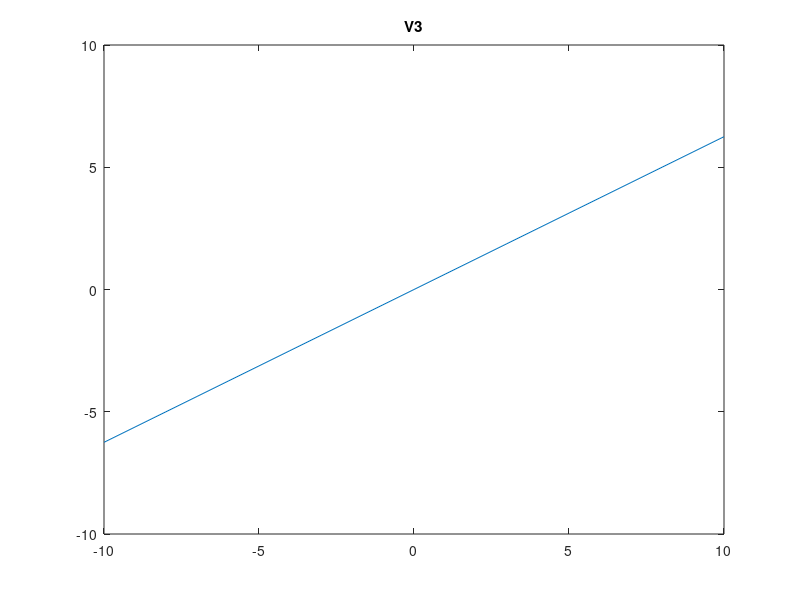
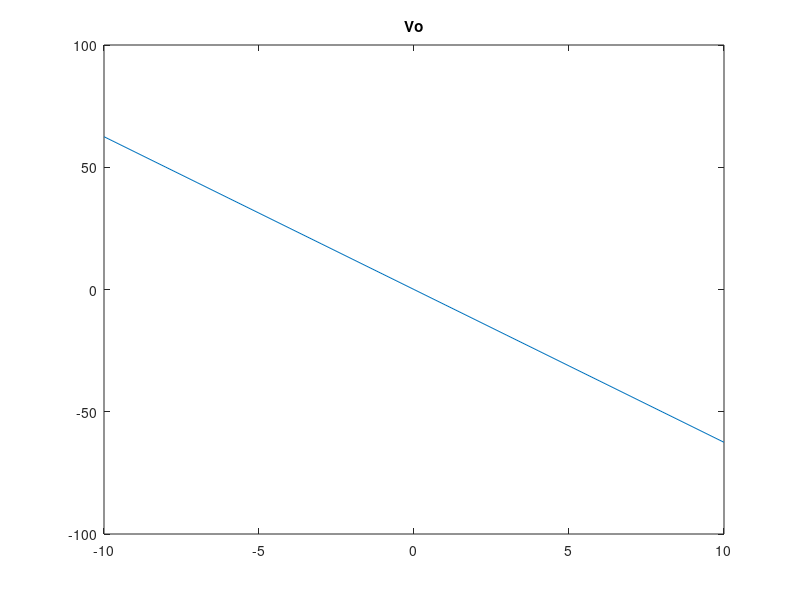
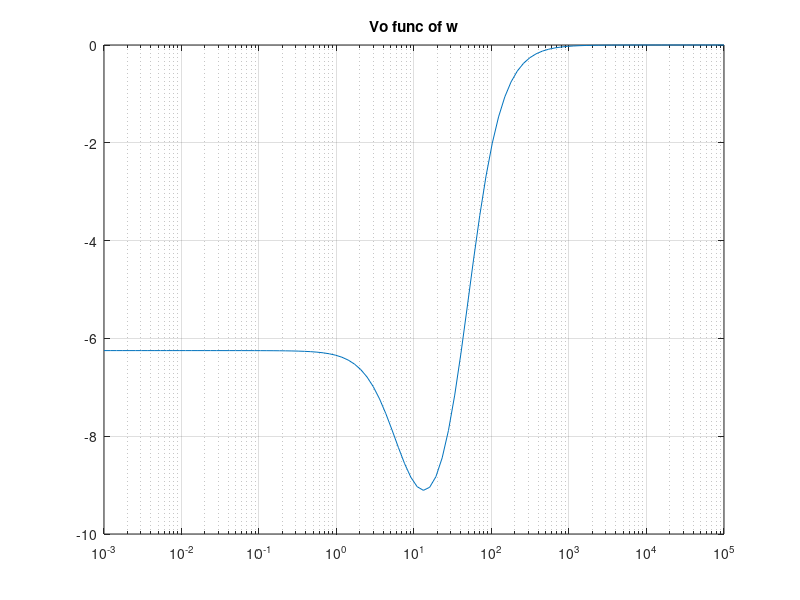
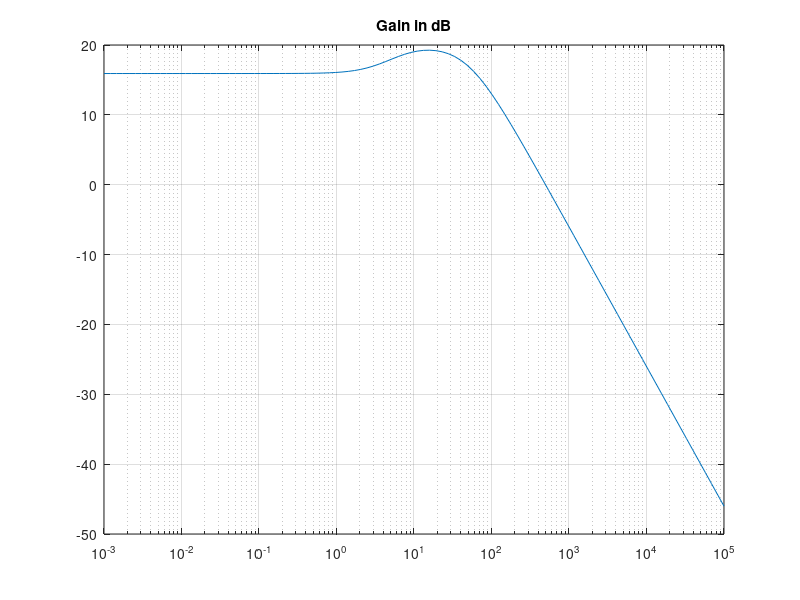

Here is the MATLAB script that generated these plots, in order:
R1 = 1;
C = 0.25;
R2 = 2;
L = 0.2;
R3 = 10;
a = 100;
R4 = 0.1;
Ro = 1000;
Y1 = 1/R1;
Y2 = 1/R2;
Y3 = 1/R3;
Y4 = 1/R4;

% V = [V1    V2            V3   V4     V5           i1  iL  i3];
G = [-1/R1  1/R1           0    0       0           1   0   0; 
      1/R1 (-1/R1)-(1/R2)  0    0       0           0  -1   0;
      0      0            -1/R3  0       0           0   1   0;
      0      0            0   -1/R4  1/R4           0   0   1;  
      0      0            0    1/R4 (-1/R4)-(1/Ro)  0  0   0; 
      1      0            0     0       0           0   0   0;
      0      1            -1     0       0           0   0   0; 
      0      0            a/R3  1       0           0   0   0]

% V = [V1 V2 V3 V4 V5 i1 iL i3];
Cm =   [-C  C 0  0  0  0  0  0;
        C -C 0  0  0  0  0  0;
        0  0 0  0  0  0  0  0; 
        0  0 0  0  0  0  0  0;
        0  0 0  0  0  0  0  0; 
        0  0 0  0  0  0  0  0; 
        0  0 0  0  0  0  -L  0; 
        0  0 0  0  0  0  0  0]
    %%%%%%%%%%%%%%%% Remember to output the matrices above %%%%%%%%%%%%%%

 n = 0;
%  VinTest = -10:10; 
for Vin = -10:10 
    n = n + 1;
    F = [0 0 0 0 0 Vin 0 0];
    V = G\F';
    V3(n) = V(3);
    Vo(n) = V(5);
end

vin = -10:1:10;
figure(1)
plot(vin,V3)
title('V3')
figure(2)
plot(vin,Vo)
title('Vo')

% w = linspace(1,1e6);
w = logspace(-3, 5, 100);
for n = 1:100
    F = [0 0 0 0 0 1 0 0];
    V = (G+(1i*w(n)*Cm))\F';
    Voii(n) = V(5);
    Adb(n) = 20*log10(Voii(n));
end

v1 = 1;
figure(3)
%%subplot(4,1,3)
semilogx(w,Voii)
title('Vo func of w')
grid on
figure(4)
semilogx(w,Adb)
title('Gain in dB')
grid on


figure(5)
Cnd = 0.25 + 0.05*randn(1,100);

for n = 1:100
    F = [0 0 0 0 0 1 0 0];
    Cmnd =   [-Cnd(n)  Cnd(n) 0  0  0  0  0  0;
        Cnd(n) -Cnd(n) 0  0  0  0  0  0;
        0  0 0  0  0  0  0  0; 
        0  0 0  0  0  0  0  0;
        0  0 0  0  0  0  0  0; 
        0  0 0  0  0  0  0  0; 
        0  0 0  0  0  0  L  0; 
        0  0 0  0  0  0  0  0];
    V = (G+(pi*Cmnd))\F';
    Voiii(n) = V(5);
end

hist(Voiii)
title('Hist of Gain')

%%%%%%%%%%%%%%%%%%%%%%%%%%%%%%%%%%%%%%%
%Q2

VPulse = zeros(8,1);
VSin = zeros(8,1);
VGauss = zeros(8,1);
tstep = 0.001;
time =0;
VinPulse = 0;
deltat = 0.001;
w2 = 2*pi*(1/0.03);
figure(6);
clf;
figure(7);
clf;

for n = 1:1000 %each step represents a milisecond

    if time == 0.03
        VinPulse = 1;
    end
    
   VinSin = sin(w2*time);

   VinGauss = exp(-(time-0.06).^2/(2*(0.03)^2));
    
    FPulse = [0 0 0 0 0 VinPulse 0 0];
    FSin = [0 0 0 0 0 VinSin 0 0];
    FGauss = [0 0 0 0 0 VinGauss 0 0];
    A = G+(Cm/deltat);
    
%     V2 = A\(0*(V2/deltat)+F2.');
    VPulse = A\(Cm*(VPulse/deltat)+FPulse.');
    VSin = A\(Cm*(VSin/deltat)+FSin.');
    VGauss = A\(Cm*(VGauss/deltat)+FGauss.');
       
    time = tstep*n;
    
    VinPulseIn(n,1) = VinPulse;
    VinSinIn(n,1) = VinSin;
    VinGaussIn(n,1) = VinGauss;
    
    VPulseO(n,1) = VPulse(5);
    VSinO(n,1) = VSin(5);
    VGaussO(n,1) = VGauss(5);
    
end

figure(6)
subplot(3,1,1)
title('Blue-input Red-output')
plot(deltat:deltat:time,VinPulseIn,deltat:deltat:time,VPulseO)
subplot(3,1,2)
plot(deltat:deltat:time,VinSinIn,deltat:deltat:time,VSinO)
subplot(3,1,3)
plot(deltat:deltat:time,VinGaussIn,deltat:deltat:time,VGaussO)


figure(7)
XPulse = abs(fft(VinPulseIn));%fft(Vin11,length(Vin11));
XSin = abs(fft(VinSinIn));
XGauss = abs(fft(VinGaussIn));
XPulseOut = abs(fft(VPulseO));
XSinOut = abs(fft(VSinO));
XGaussOut = abs(fft(VGaussO));
subplot(3,1,1)
plot(-(time/2-deltat):deltat:time/2,XPulse,-(time/2-deltat):deltat:time/2,XPulseOut)%plot(1./(deltat:deltat:time),X)
title('fft Blue-input Red-output')
grid on
subplot(3,1,2)
plot(-(time/2-deltat):deltat:time/2,XSin,-(time/2-deltat):deltat:time/2,XSinOut)
grid on
subplot(3,1,3)
plot(-(time/2-deltat):deltat:time/2,XGauss,-(time/2-deltat):deltat:time/2,XGaussOut)
grid on


figure(8)
XshiftPulse = fftshift(XPulse);
XshiftSin = fftshift(XSin);
XshiftGauss = fftshift(XGauss);
XshiftPulseOut = fftshift(XPulseOut);
XshiftSinOut = fftshift(XSinOut);
XshiftGaussOut = fftshift(XGaussOut);
subplot(3,1,1)
grid on
title('fftshift Blue-input Red-output')
plot(-(time/2-deltat):deltat:time/2,XshiftPulse,-(time/2-deltat):deltat:time/2,XshiftPulseOut)
subplot(3,1,2)
grid on
plot(-(time/2-deltat):deltat:time/2,XshiftSin,-(time/2-deltat):deltat:time/2,XshiftSinOut)
subplot(3,1,3)
plot(-(time/2-deltat):deltat:time/2,XshiftGauss,-(time/2-deltat):deltat:time/2,XshiftGaussOut)
grid on


%%%%%%% It should be noted that as the time step increases the smoother the
%%%%%%% fourier transform plot becomes. Which would mean it is more 
%%%%%%% precises.

